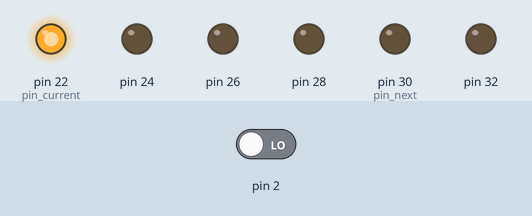
A sketch run on a simulated Arduino Mega 2560, built with avr-gcc and run on an emulated ATmega2560. Shown: output pins drawn as LEDs (lit = HIGH). The inputs (shaded band) are chosen by the test bench; at power-on: pin 2 LOW.

Above: at 0.05 s.
At 0.75 s:
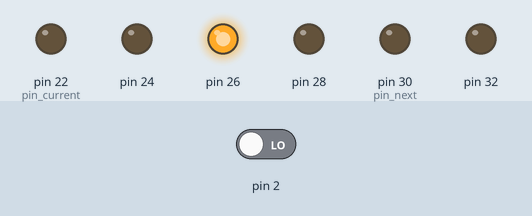
At 1.45 s:
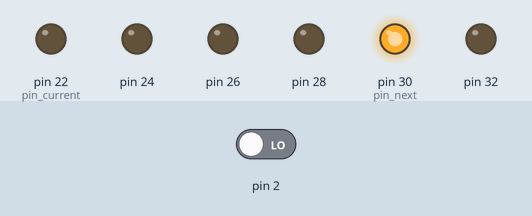
At 2.15 s:
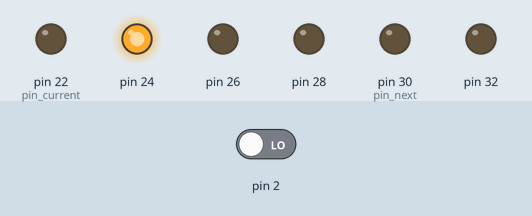
At 2.85 s:
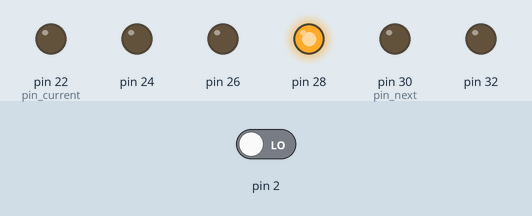
Timing chart, 0 to 3.1 s (numbered marks = the images above):
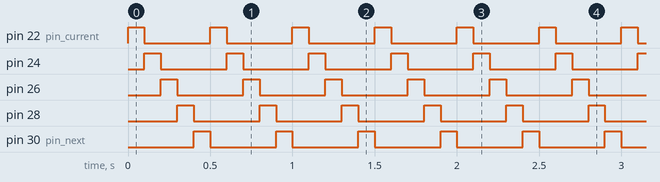

The sketch:

interupt.ino
```cpp
void setup() {
  pinMode(22, OUTPUT);
  pinMode(24, OUTPUT);
  pinMode(26, OUTPUT);
  pinMode(28, OUTPUT);
  pinMode(30, OUTPUT);
  pinMode(32, OUTPUT);
  attachInterrupt(digitalPinToInterrupt(2), change_dir, RISING);
}

int DELAY = 100, pin_current = 22, pin_next = 30;

volatile int direction = 1;

int light_diodes(int direction){
  if (direction == 1){
    digitalWrite(pin_current, HIGH);
    digitalWrite(pin_next, LOW);
    if (pin_current == 30){
      pin_current = 22;
      }
    else {
      pin_current += 2;
      }
    if (pin_next == 30){
      pin_next = 22;
      }
    else {
      pin_next += 2;
      }
  }
  else if (direction == 0){
    digitalWrite(pin_next, HIGH);
    digitalWrite(pin_current, LOW);
    if (pin_current == 22){
      pin_current = 30;
      }
    else {
      pin_current -= 2;
      }
    if (pin_next == 22){
      pin_next = 30;
      }
    else {
      pin_next -= 2;
      }
  }
  delay(DELAY);
}
void loop() {
  light_diodes(direction);
  //delay(DELAY);
}

int change_dir(){
  delay(30);
  if (digitalRead(2)){
    if (direction == 1){
      direction = 0;
    }
    else{
      direction = 1;
    }
  }

}
```

Measured:
- by itself, pin 22 (pin_current), pin 24, pin 26, pin 28, pin 30 (pin_next): alternates HIGH for 0.10 s and LOW for 0.40 s
